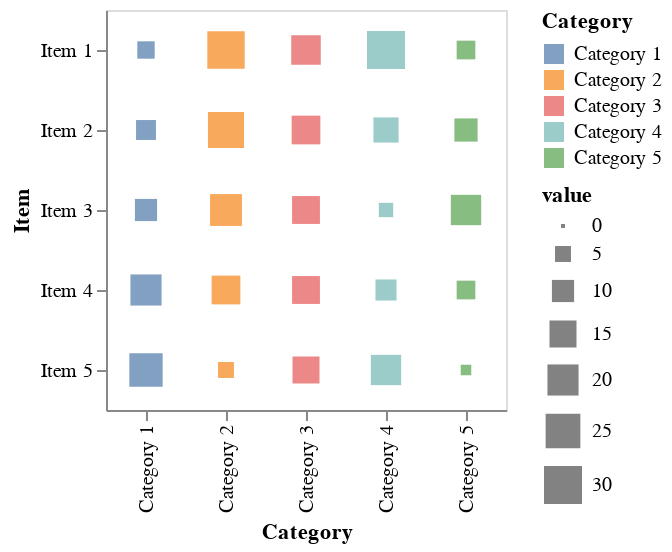

Source (notebook cell):
### Markdown cell above
### Rect with size variation

*Note that now we're specifying the variable types*, in this case so Altair will give us a categorical (nominal) color scheme instead of ordinal.

[Encoding data types](https://altair-viz.github.io/user_guide/encoding.html#encoding-data-types)

|Data Type|Shorthand Code|Description
|---|---|---
|quantitative|Q|a continuous real-valued quantity
|ordinal|O|a discrete ordered quantity
|nominal|N|a discrete unordered category
|temporal|T|a time or date value

Try switching the variable type for the color and see what difference it makes.

### Code cell
alt.Chart(df).mark_square().encode(
    x = 'Category:O',
    y = 'Item:O',
    color = 'Category:N',
    size = 'value:Q'
).properties(
    width = 200,
    height = 200
)

### Figure 1 — Vega-Lite specification as saved in the notebook (floating-point values rounded to 4 significant figures)
{"config": {"view": {"continuousWidth": 300, "continuousHeight": 300}}, "data": {"name": "data-dcc63c1bd6179d79fcae39778c52b169"}, "mark": {"type": "square"}, "encoding": {"color": {"field": "Category", "type": "nominal"}, "size": {"field": "value", "type": "quantitative"}, "x": {"field": "Category", "type": "ordinal"}, "y": {"field": "Item", "type": "ordinal"}}, "height": 200, "width": 200, "$schema": "https://vega.github.io/schema/vega-lite/v5.8.0.json", "datasets": {"data-dcc63c1bd6179d79fcae39778c52b169": [{"Item": "Item 1", "Category": "Category 1", "value": 6}, {"Item": "Item 2", "Category": "Category 1", "value": 8}, {"Item": "Item 3", "Category": "Category 1", "value": 10}, {"Item": "Item 4", "Category": "Category 1", "value": 20}, {"Item": "Item 5", "Category": "Category 1", "value": 23}, {"Item": "Item 1", "Category": "Category 2", "value": 29}, {"Item": "Item 2", "Category": "Category 2", "value": 27}, {"Item": "Item 3", "Category": "Category 2", "value": 21}, {"Item": "Item 4", "Category": "Category 2", "value": 17}, {"Item": "Item 5", "Category": "Category 2", "value": 5}, {"Item": "Item 1", "Category": "Category 3", "value": 18}, {"Item": "Item 2", "Category": "Category 3", "value": 17}, {"Item": "Item 3", "Category": "Category 3", "value": 16}, {"Item": "Item 4", "Category": "Category 3", "value": 16}, {"Item": "Item 5", "Category": "Category 3", "value": 15}, {"Item": "Item 1", "Category": "Category 4", "value": 30}, {"Item": "Item 2", "Category": "Category 4", "value": 13}, {"Item": "Item 3", "Category": "Category 4", "value": 4}, {"Item": "Item 4", "Category": "Category 4", "value": 9}, {"Item": "Item 5", "Category": "Category 4", "value": 19}, {"Item": "Item 1", "Category": "Category 5", "value": 7}, {"Item": "Item 2", "Category": "Category 5", "value": 11}, {"Item": "Item 3", "Category": "Category 5", "value": 19}, {"Item": "Item 4", "Category": "Category 5", "value": 7}, {"Item": "Item 5", "Category": "Category 5", "value": 2}]}}
